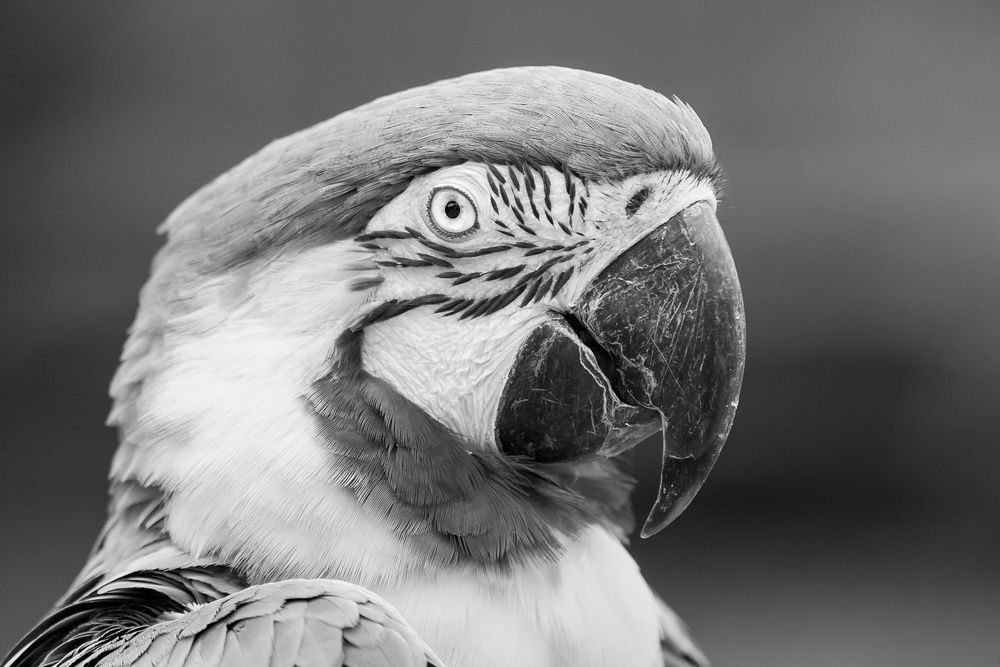
%> input picture Rishi_16/Question 8/img2.jpg, 1000 x 667 px, shrunk from 2931 x 1954 before the run
$ octave Q8.m   (GNU Octave 9; MATLAB toolbox functions it lacks are replaced by stand-ins)
%> lines starting %> are read from the running program, lines starting %| are printed output that depends on the picture
% Load the image package
pkg load image;

% Function to apply a low pass filter
function lp_img = apply_low_pass_filter(img, h)
 lp_img = imfilter(img, h);
endfunction

% Function to apply a high pass filter
function hp_img = apply_high_pass_filter(img, h)
 hp_img = imsubtract(img, apply_low_pass_filter(img, h));
endfunction

% Load an image
img = imread('img2.jpg');
%> img is the input picture: size 667x1000x3 uint8; min 0, max 255, mean 116.2

% Define a low pass filter
h_lp = fspecial('average', [3 3]);

% Define a high pass filter
h_hp = fspecial('laplacian', 0.5);

% Apply the low pass filter
lp_img = apply_low_pass_filter(img, h_lp);

% Apply the high pass filter
hp_img = apply_high_pass_filter(img, h_hp);
%> in apply_low_pass_filter (call 2), `lp_img = imfilter(img, h);`:
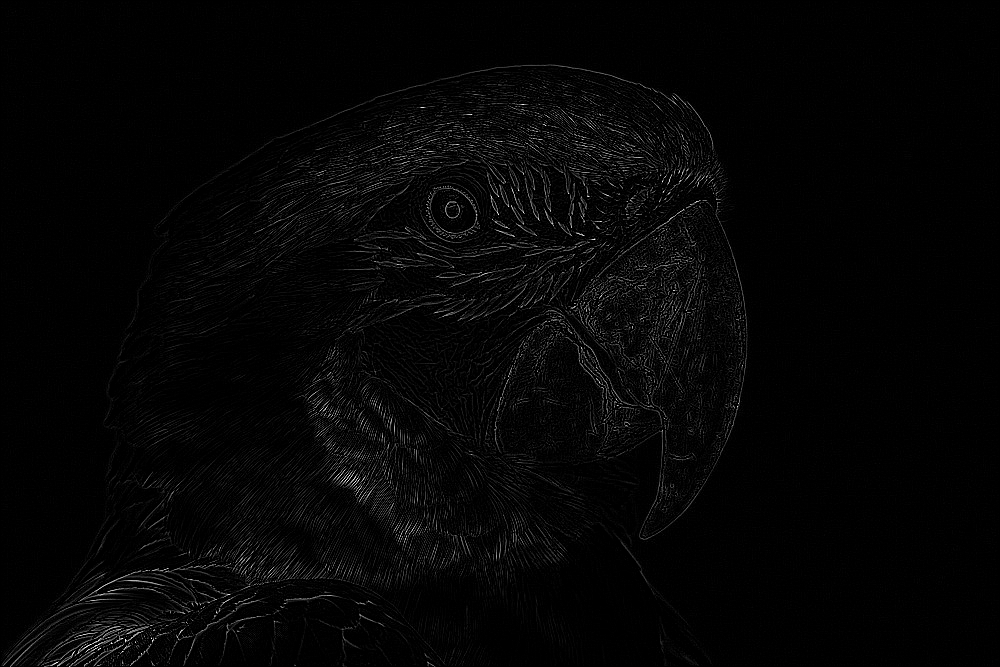
%> lp_img: size 667x1000x3 uint8; min 0, max 255, mean 5.2
%> in apply_high_pass_filter, `hp_img = imsubtract(img, apply_low_pass_filter(img, h));`:
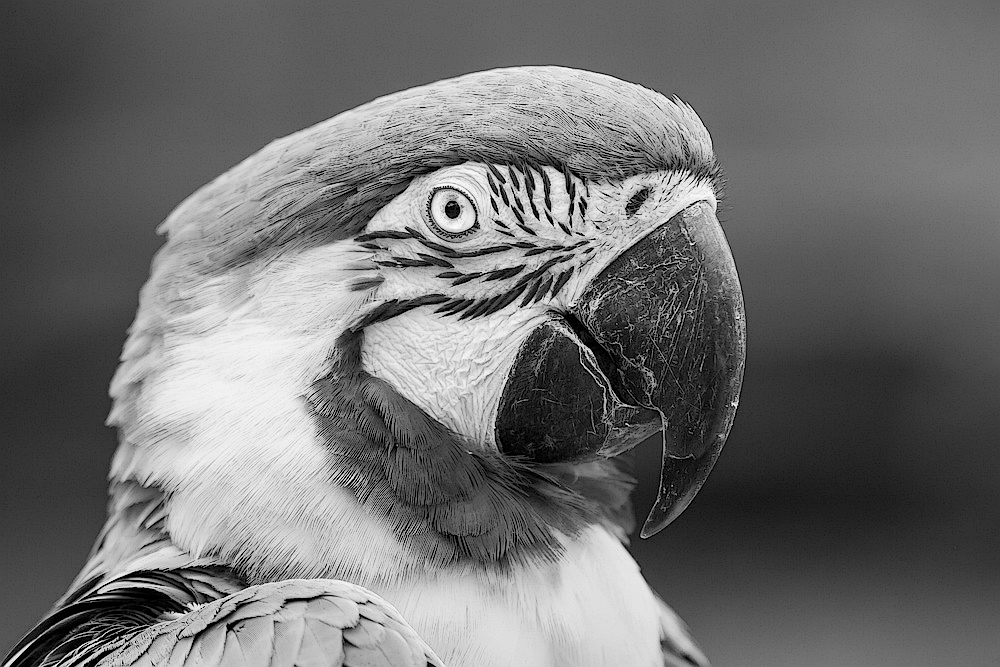
%> hp_img: size 667x1000x3 uint8; min 0, max 255, mean 111.7

% Display the original, low pass filtered, and high pass filtered images
subplot(1,3,1), imshow(img), title('Original Image');
subplot(1,3,2), imshow(lp_img), title('Low Pass Filtered Image');
subplot(1,3,3), imshow(hp_img), title('High Pass Filtered Image');

$ run again, with Rishi_16/Question 8/img1.jpg copied over Rishi_16/Question 8/img2.jpg
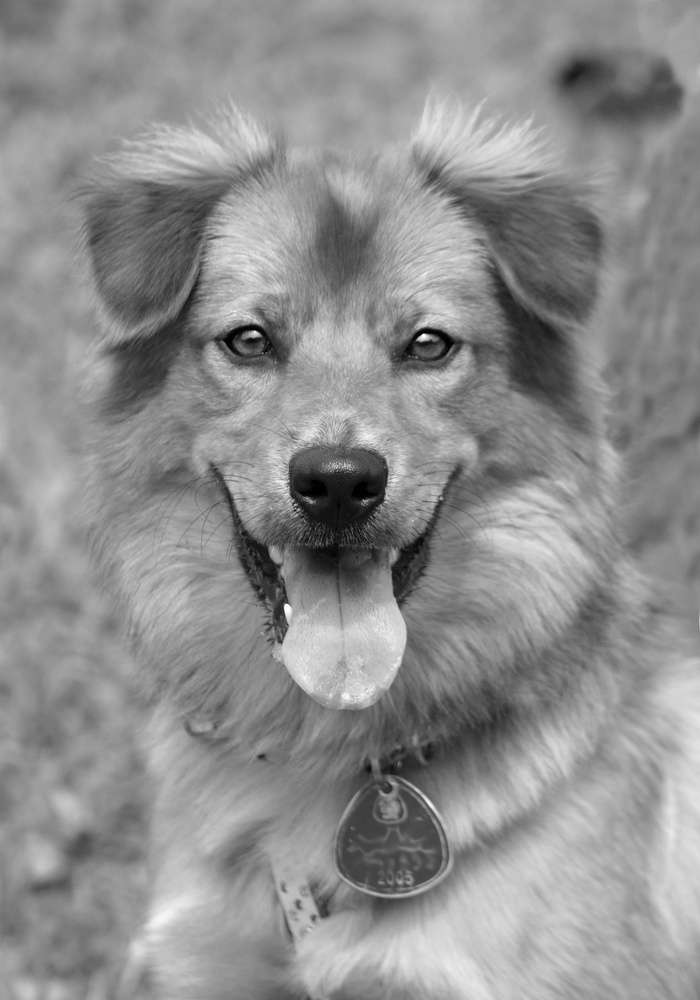
%> input picture Rishi_16/Question 8/img1.jpg, 700 x 1000 px, shrunk from 2082 x 2975 before the run
%> img is the input picture: size 1000x700x3 uint8; min 0, max 255, mean 142.6
%> in apply_low_pass_filter (call 2), `lp_img = imfilter(img, h);`:
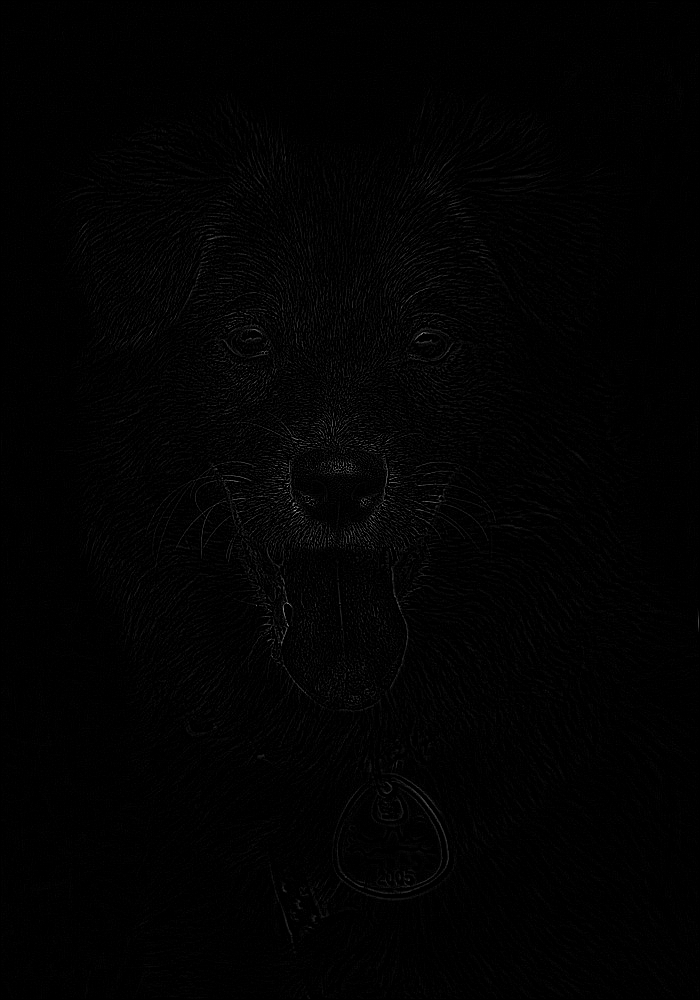
%> lp_img: size 1000x700x3 uint8; min 0, max 170, mean 2.2
